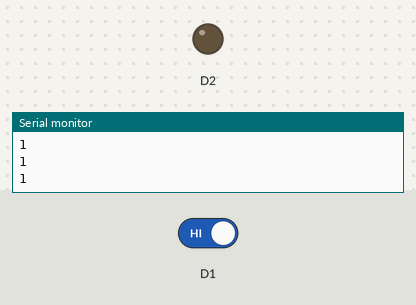
A sketch run on a simulated ESP8266 (NodeMCU). Parts: output pins drawn as LEDs (lit = HIGH), the last lines printed to the serial monitor. Inputs (shaded band) come from the test bench; at power-on: D1 HIGH.

Above: at 2.8 s.
2.9 s: D1 driven LOW
At 4.2 s:
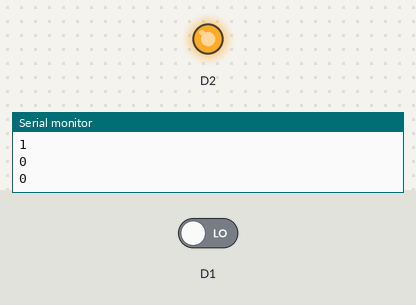
4.5 s: D1 driven HIGH
At 5.8 s:
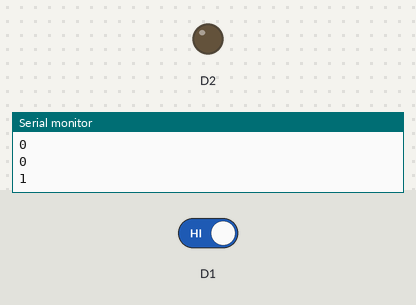
Timing chart, 0 to 7.5 s (numbered marks = the images above; inputs shaded):
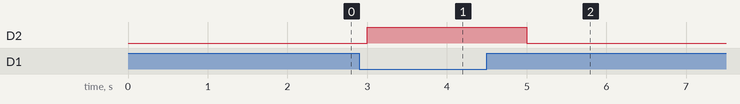

Measured:
- after the input at 2.9 s, D2: LOW → HIGH after 0.10 s
- after the input at 4.5 s, D2: HIGH → LOW after 0.50 s

The sketch:

irsensor_to_led.ino
```cpp
void setup (){
  pinMode(D1,INPUT);
  Serial.begin(9600);
  pinMode(D2,OUTPUT);
}

void loop() {
  // put your main code here, to run repeatedly:
  int s = digitalRead(D1);
  Serial.println(s);
  if (s==0){
    digitalWrite(D2,HIGH);
  }
  else{
    digitalWrite(D2,LOW);
  }
  delay(1000);
}
```
